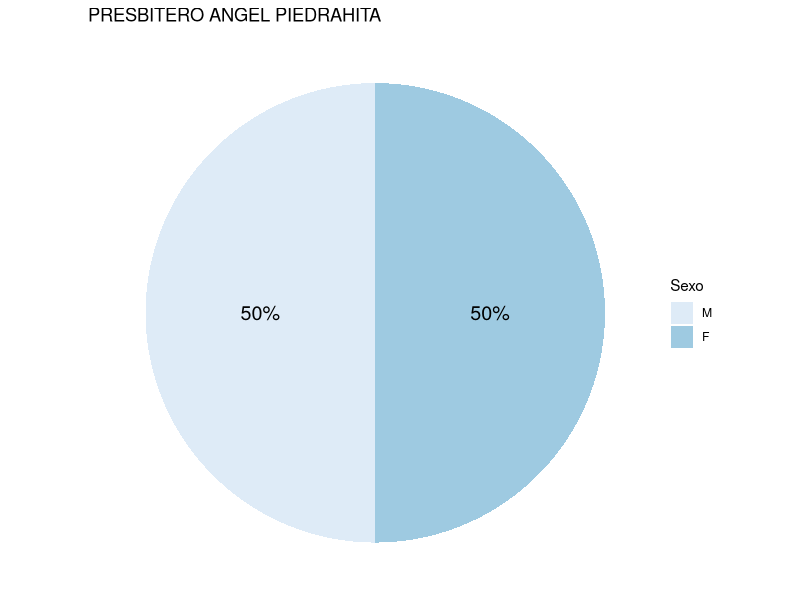
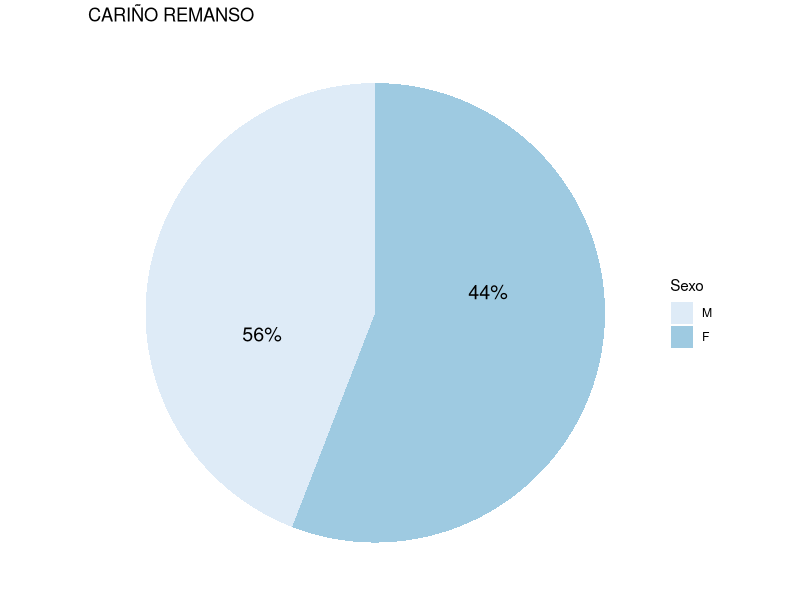
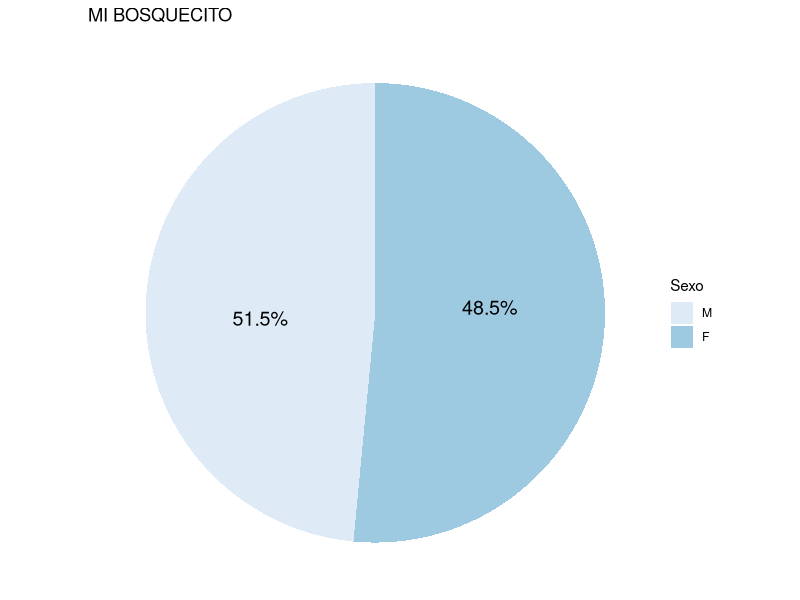
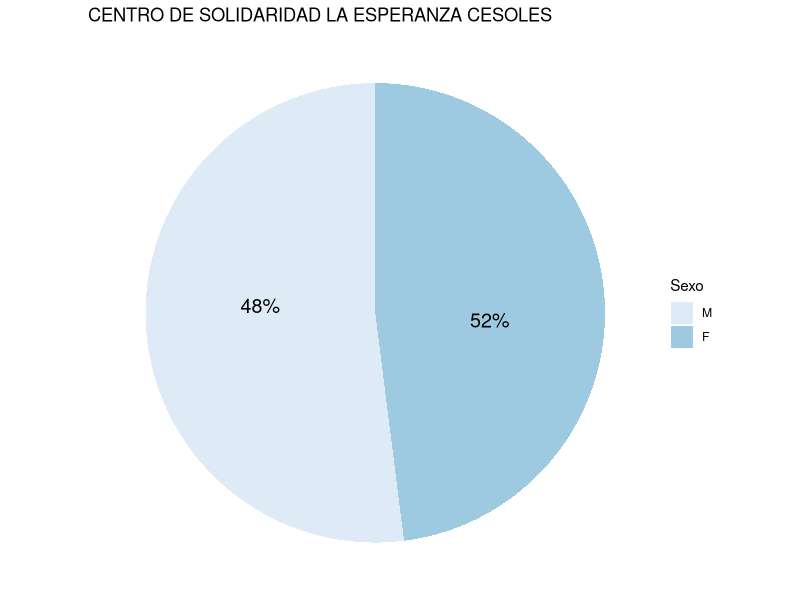
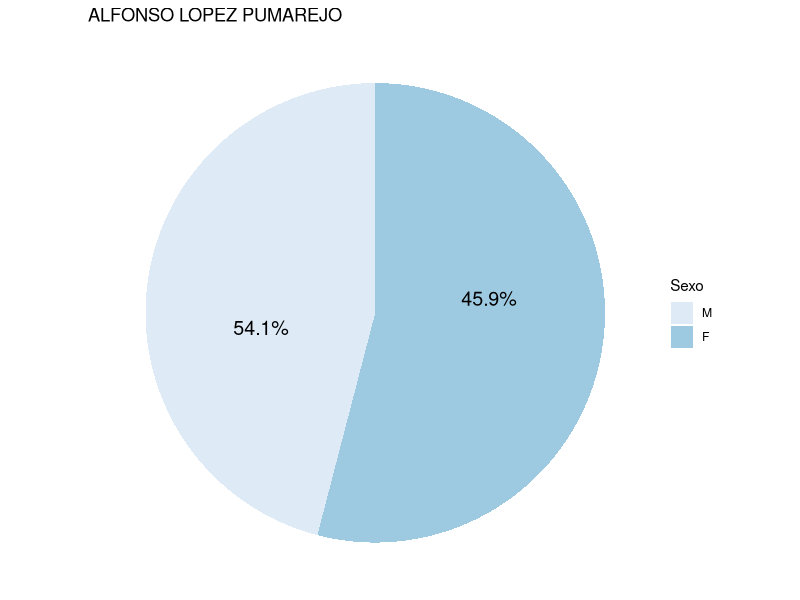
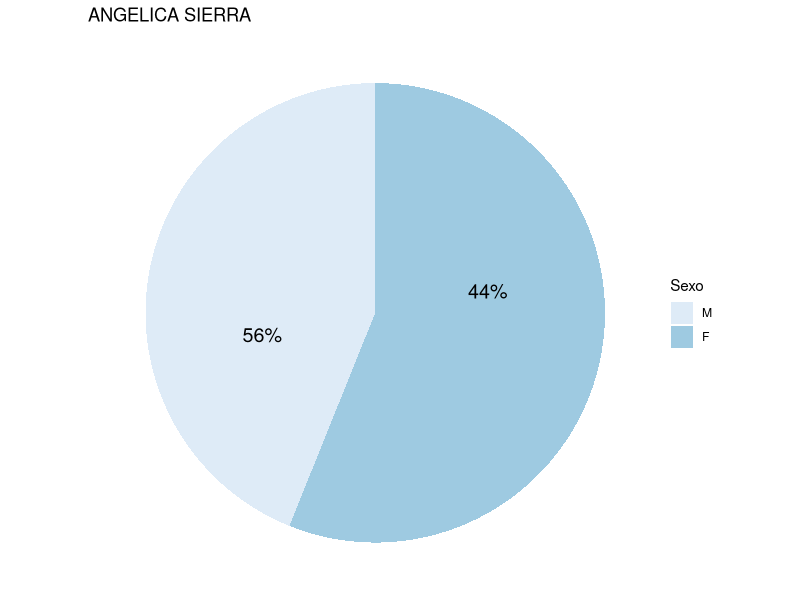
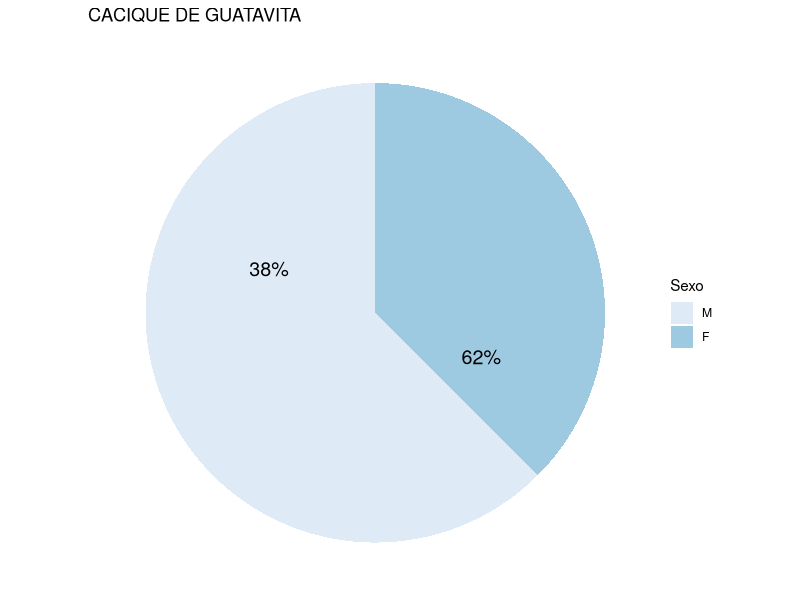
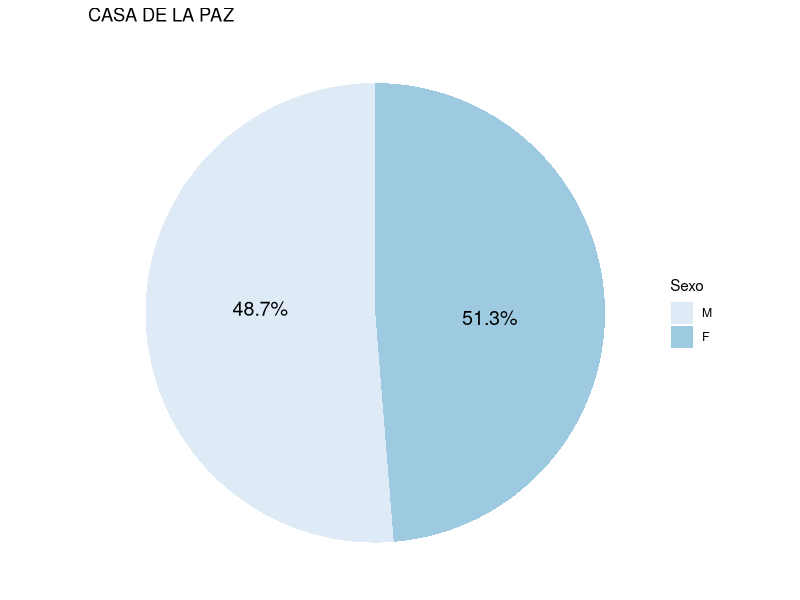

Here is the R script that generated these plots, in order: (Note: this script raises an error after producing the figures.)
setwd("") #set your working directory
x<-read.csv2("data.csv")
x<-x[c(1:102),]

library(ggplot2)
library(reshape2)

g.1<-x[,c(6,12)]
g.2<-x[,c(6,13,14)]
g.3<-x[,c(6,15,16)]
g.4<-x[,c(6,17,18,19)]
g.5<-x[,c(6,21,22,23)]
g.6<-x[,c(6,25,26,27)]

setwd("") #where want your files to be saved?

MultiplePiePlots<-function(data){
  for (i in 1:nrow(data)){
    data.1<-as.data.frame(data[i,])
    colnames(data.1)<-c("NIDO","M","F")
    name<-as.character(data.1$NIDO)
    dd=melt(data.1, id=c("NIDO"))
    dd<-dd[,-1]
    colnames(dd)<-c("group","value")
    bp<- ggplot(dd, aes(x="", y=value, fill=group))+
      geom_bar(width = 1, stat = "identity")
    
    pie <- bp + coord_polar("y", start=0)
    library(scales)
    pie + scale_fill_brewer("Sexo") + theme_void() +
      theme(axis.text.x=element_blank())+
      geom_text(aes(y = value/2 + c(0, cumsum(value)[-length(value)]), 
                    label = percent(value/sum(value))), size=5)+ggtitle(name)
    filename<-paste(name,'.pdf',sep='')
    ggsave(filename, plot = last_plot(), device = "pdf")
  }
}
MultiplePiePlots(g.2)

MultipleBarPlot_G3<-function(data){
  for (i in 1:nrow(data)){
    data.1<-as.data.frame(data[i,])
    colnames(data.1)<-c("NIDO","Mod. Familiar","Mod. Institucional")
    name<-as.character(data.1$NIDO)
    dd=melt(data.1, id=c("NIDO"))
    dd<-dd[,-1]
    colnames(dd)<-c("group","value")
    p <-ggplot(dd, aes(group, value))
    p +geom_bar(stat = "identity",fill="steelblue")+
      #geom_text(aes(label=value), vjust=-0.3, size=6)+
      theme_classic()+ggtitle(name)+ylab("")+xlab("Beneficiarios")+
      geom_text(aes(y = value/2 + c(0, cumsum(value)[-length(value)]), 
                    label = percent(value/sum(value))), size=5,position = "identity")+ggtitle(name)
    
    filename<-paste(name,'.pdf',sep='')
    ggsave(filename, plot = last_plot(), device = "pdf")
  }
}
MultipleBarPlot_G3(g.3)

MultipleBarPlot_G4<-function(data){
  for (i in 1:nrow(data)){
    data.1<-as.data.frame(data[i,])
    colnames(x.4.1)<-c("NIDO","Menores 1 año","Entre 1 y 3 años", "Entre 3 y 6 años")
    name<-as.character(data.1$NIDO)
    library(reshape2)
    dd=melt(data.1, id=c("NIDO"))
    dd<-dd[,-1]
    colnames(dd)<-c("group","value")
    library(ggplot2)
    p <-ggplot(dd, aes(group, value))
    p +geom_bar(stat = "identity",fill="steelblue")+
      geom_text(aes(label=value), vjust=-0.3, size=6)+
      theme_classic()+ggtitle(name)+ylab("")+xlab("Beneficiarios")+
      geom_text(aes(y = value/2 + c(0, cumsum(value)[-length(value)]), 
                    label = percent(value/sum(value))), size=5,position = "identity")+ggtitle(name)
    
    filename<-paste(name,'.pdf',sep='')
    ggsave(filename, plot = last_plot(), device = "pdf")
  }
}
MultipleBarPlot_G4(g.4)

MultipleBarPlot_G5<-function(data){
  for (i in 1:nrow(data)){
    data.1<-as.data.frame(data[i,])
    colnames(x.4.1)<-c("NIDO","Afro","Indígenas", "Blanco/Mestizo")
    name<-as.character(data.1$NIDO)
    library(reshape2)
    dd=melt(data.1, id=c("NIDO"))
    dd<-dd[,-1]
    colnames(dd)<-c("group","value")
    library(ggplot2)
    p <-ggplot(dd, aes(group, value))
    p +geom_bar(stat = "identity",fill="steelblue")+
      geom_text(aes(label=value), vjust=-0.3, size=6)+
      theme_classic()+ggtitle(name)+ylab("")+xlab("Beneficiarios")+
      geom_text(aes(y = value/2 + c(0, cumsum(value)[-length(value)]), 
                    label = percent(value/sum(value))), size=5,position = "identity")+ggtitle(name)
    
    filename<-paste(name,'.pdf',sep='')
    ggsave(filename, plot = last_plot(), device = "pdf")
  }
}
MultipleBarPlot_G5(g.5)

MultipleBarPlot_G6<-function(data){
  for (i in 1:nrow(data)){
    data.1<-as.data.frame(data[i,])
    colnames(x.4.1)<-c("NIDO","Adolescentes","18-24 años", "<24 años")
    name<-as.character(data.1$NIDO)
    library(reshape2)
    dd=melt(data.1, id=c("NIDO"))
    dd<-dd[,-1]
    colnames(dd)<-c("group","value")
    library(ggplot2)
    p <-ggplot(dd, aes(group, value))
    p +geom_bar(stat = "identity",fill="steelblue")+
      geom_text(aes(label=value), vjust=-0.3, size=6)+
      theme_classic()+ggtitle(name)+ylab("")+xlab("Madres Beneficiarias")+
      geom_text(aes(y = value/2 + c(0, cumsum(value)[-length(value)]), 
                    label = percent(value/sum(value))), size=5,position = "identity")+ggtitle(name)
    
    filename<-paste(name,'.pdf',sep='')
    ggsave(filename, plot = last_plot(), device = "pdf")
  }
}
MultipleBarPlot_G6(g.6)